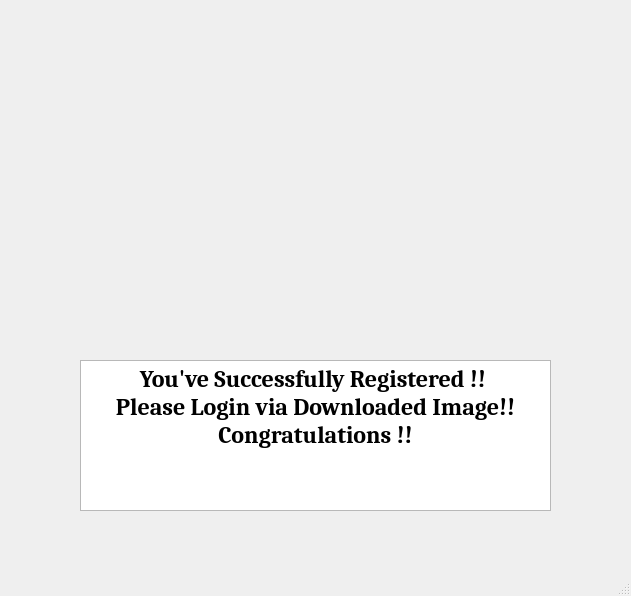
<?xml version="1.0" encoding="UTF-8"?>
<ui version="4.0">
 <class>MainWindowafterregistration</class>
 <widget class="QMainWindow" name="MainWindowafterregistration">
  <property name="geometry">
   <rect>
    <x>0</x>
    <y>0</y>
    <width>631</width>
    <height>596</height>
   </rect>
  </property>
  <property name="windowTitle">
   <string>MainWindow</string>
  </property>
  <widget class="QWidget" name="centralwidget">
   <widget class="QLabel" name="greentickafterregistration">
    <property name="geometry">
     <rect>
      <x>200</x>
      <y>70</y>
      <width>231</width>
      <height>221</height>
     </rect>
    </property>
    <property name="text">
     <string>&lt;html&gt;&lt;head/&gt;&lt;body&gt;&lt;p&gt;&lt;img src=&quot;:/image4/test/Webp-removebg-preview.png&quot;/&gt;&lt;/p&gt;&lt;/body&gt;&lt;/html&gt;</string>
    </property>
   </widget>
   <widget class="QTextBrowser" name="Affterregistrationmessage">
    <property name="geometry">
     <rect>
      <x>80</x>
      <y>360</y>
      <width>471</width>
      <height>151</height>
     </rect>
    </property>
    <property name="font">
     <font>
      <family>Caladea</family>
      <pointsize>16</pointsize>
      <weight>75</weight>
      <bold>true</bold>
     </font>
    </property>
    <property name="html">
     <string>&lt;!DOCTYPE HTML PUBLIC &quot;-//W3C//DTD HTML 4.0//EN&quot; &quot;http://www.w3.org/TR/REC-html40/strict.dtd&quot;&gt;
&lt;html&gt;&lt;head&gt;&lt;meta name=&quot;qrichtext&quot; content=&quot;1&quot; /&gt;&lt;style type=&quot;text/css&quot;&gt;
p, li { white-space: pre-wrap; }
&lt;/style&gt;&lt;/head&gt;&lt;body style=&quot; font-family:'Caladea'; font-size:16pt; font-weight:600; font-style:normal;&quot;&gt;
&lt;p align=&quot;center&quot; style=&quot; margin-top:0px; margin-bottom:0px; margin-left:0px; margin-right:0px; -qt-block-indent:0; text-indent:0px;&quot;&gt;&lt;span style=&quot; font-family:'MS Shell Dlg 2'; font-size:18pt;&quot;&gt;You've Successfully Registered !! &lt;/span&gt;&lt;/p&gt;
&lt;p align=&quot;center&quot; style=&quot; margin-top:0px; margin-bottom:0px; margin-left:0px; margin-right:0px; -qt-block-indent:0; text-indent:0px;&quot;&gt;&lt;span style=&quot; font-family:'MS Shell Dlg 2'; font-size:18pt;&quot;&gt;Please Login via Downloaded Image!! Congratulations !!&lt;/span&gt;&lt;/p&gt;&lt;/body&gt;&lt;/html&gt;</string>
    </property>
   </widget>
  </widget>
  <widget class="QMenuBar" name="menubar">
   <property name="geometry">
    <rect>
     <x>0</x>
     <y>0</y>
     <width>631</width>
     <height>21</height>
    </rect>
   </property>
  </widget>
  <widget class="QStatusBar" name="statusbar"/>
 </widget>
 <resources>
  <include location="abcdef.qrc"/>
 </resources>
 <connections/>
</ui>
